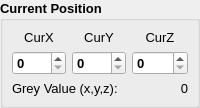
           <widget class="QGroupBox" name="groupBox_4">
            <property name="sizePolicy">
             <sizepolicy hsizetype="Minimum" vsizetype="Preferred">
              <horstretch>0</horstretch>
              <verstretch>0</verstretch>
             </sizepolicy>
            </property>
            <property name="font">
             <font>
              <pointsize>10</pointsize>
              <weight>75</weight>
              <bold>true</bold>
             </font>
            </property>
            <property name="styleSheet">
             <string notr="true"/>
            </property>
            <property name="title">
             <string>Current Position</string>
            </property>
            <layout class="QVBoxLayout" name="verticalLayout_7">
             <property name="spacing">
              <number>6</number>
             </property>
             <property name="leftMargin">
              <number>9</number>
             </property>
             <property name="topMargin">
              <number>9</number>
             </property>
             <property name="rightMargin">
              <number>9</number>
             </property>
             <property name="bottomMargin">
              <number>9</number>
             </property>
             <item>
              <layout class="QHBoxLayout" name="horizontalLayout">
               <property name="sizeConstraint">
                <enum>QLayout::SetDefaultConstraint</enum>
               </property>
               <item>
                <layout class="QVBoxLayout" name="verticalLayout_2">
                 <item>
                  <widget class="QLabel" name="label_2">
                   <property name="font">
                    <font>
                     <family>MS Shell Dlg 2</family>
                     <pointsize>10</pointsize>
                     <weight>50</weight>
                     <italic>false</italic>
                     <bold>false</bold>
                    </font>
                   </property>
                   <property name="styleSheet">
                    <string notr="true">color: rgb(0, 0, 0);
font: 10pt &quot;MS Shell Dlg 2&quot;;</string>
                   </property>
                   <property name="text">
                    <string>CurX</string>
                   </property>
                   <property name="alignment">
                    <set>Qt::AlignCenter</set>
                   </property>
                  </widget>
                 </item>
                 <item>
                  <widget class="QSpinBox" name="spinBox_curX">
                   <property name="sizePolicy">
                    <sizepolicy hsizetype="Minimum" vsizetype="Fixed">
                     <horstretch>0</horstretch>
                     <verstretch>0</verstretch>
                    </sizepolicy>
                   </property>
                   <property name="styleSheet">
                    <string notr="true">font: 8pt &quot;MS Shell Dlg 2&quot;;</string>
                   </property>
                  </widget>
                 </item>
                </layout>
               </item>
               <item>
                <layout class="QVBoxLayout" name="verticalLayout_3">
                 <item>
                  <widget class="QLabel" name="label_15">
                   <property name="font">
                    <font>
                     <family>MS Shell Dlg 2</family>
                     <pointsize>10</pointsize>
                     <weight>50</weight>
                     <italic>false</italic>
                     <bold>false</bold>
                    </font>
                   </property>
                   <property name="styleSheet">
                    <string notr="true">color: rgb(0, 0, 0);
font: 10pt &quot;MS Shell Dlg 2&quot;;</string>
                   </property>
                   <property name="text">
                    <string>CurY</string>
                   </property>
                   <property name="alignment">
                    <set>Qt::AlignCenter</set>
                   </property>
                  </widget>
                 </item>
                 <item>
                  <widget class="QSpinBox" name="spinBox_curY">
                   <property name="sizePolicy">
                    <sizepolicy hsizetype="Minimum" vsizetype="Fixed">
                     <horstretch>0</horstretch>
                     <verstretch>0</verstretch>
                    </sizepolicy>
                   </property>
                   <property name="styleSheet">
                    <string notr="true">font: 8pt &quot;MS Shell Dlg 2&quot;;</string>
                   </property>
                  </widget>
                 </item>
                </layout>
               </item>
               <item>
                <layout class="QVBoxLayout" name="verticalLayout_6">
                 <item>
                  <widget class="QLabel" name="label_17">
                   <property name="font">
                    <font>
                     <family>MS Shell Dlg 2</family>
                     <pointsize>10</pointsize>
                     <weight>50</weight>
                     <italic>false</italic>
                     <bold>false</bold>
                    </font>
                   </property>
                   <property name="styleSheet">
                    <string notr="true">color: rgb(0, 0, 0);
font: 10pt &quot;MS Shell Dlg 2&quot;;</string>
                   </property>
                   <property name="text">
                    <string>CurZ</string>
                   </property>
                   <property name="alignment">
                    <set>Qt::AlignCenter</set>
                   </property>
                  </widget>
                 </item>
                 <item>
                  <widget class="QSpinBox" name="spinBox_curZ">
                   <property name="sizePolicy">
                    <sizepolicy hsizetype="Minimum" vsizetype="Fixed">
                     <horstretch>0</horstretch>
                     <verstretch>0</verstretch>
                    </sizepolicy>
                   </property>
                   <property name="styleSheet">
                    <string notr="true">font: 8pt &quot;MS Shell Dlg 2&quot;;</string>
                   </property>
                   <property name="maximum">
                    <number>1000</number>
                   </property>
                  </widget>
                 </item>
                </layout>
               </item>
              </layout>
             </item>
             <item>
              <layout class="QHBoxLayout" name="horizontalLayout_2">
               <item>
                <widget class="QLabel" name="label_11">
                 <property name="font">
                  <font>
                   <family>MS Shell Dlg 2</family>
                   <pointsize>10</pointsize>
                   <weight>50</weight>
                   <italic>false</italic>
                   <bold>false</bold>
                  </font>
                 </property>
                 <property name="styleSheet">
                  <string notr="true">color: rgb(0, 0, 0);
font: 10pt &quot;MS Shell Dlg 2&quot;;</string>
                 </property>
                 <property name="text">
                  <string>Grey Value (x,y,z):</string>
                 </property>
                </widget>
               </item>
               <item>
                <widget class="QLabel" name="label_12">
                 <property name="font">
                  <font>
                   <weight>50</weight>
                   <bold>false</bold>
                  </font>
                 </property>
                 <property name="text">
                  <string>0</string>
                 </property>
                 <property name="alignment">
                  <set>Qt::AlignRight|Qt::AlignTrailing|Qt::AlignVCenter</set>
                 </property>
                </widget>
               </item>
              </layout>
             </item>
            </layout>
           </widget>
